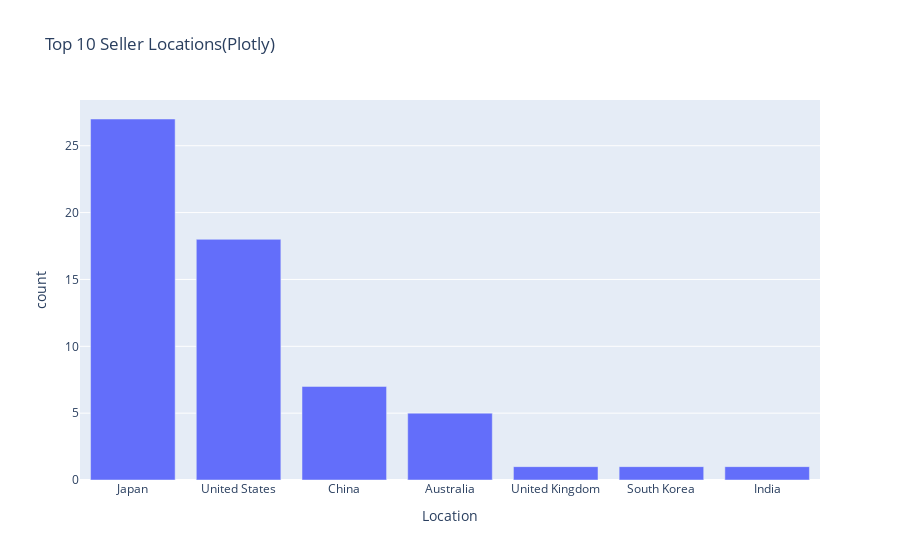

Notebook cell for this chart:
### Code cell
#Top 10 Seller Locations using plotly
fig = px.bar(top_locations.reset_index(),
             x="Location", y = "count",
             title = "Top 10 Seller Locations(Plotly)")
fig.show()

### Figure 1 — Plotly figure (JSON) as saved in the notebook; plotly's stock layout.template omitted (floating-point values rounded to 4 significant figures)
{"data": [{"hovertemplate": "Location=%{x}<br>count=%{y}<extra></extra>", "legendgroup": "", "marker": {"color": "#636efa", "pattern": {"shape": ""}}, "name": "", "orientation": "v", "showlegend": false, "textposition": "auto", "type": "bar", "x": ["Japan", "United States", "China", "Australia", "United Kingdom", "South Korea", "India"], "xaxis": "x", "y": [27, 18, 7, 5, 1, 1, 1], "yaxis": "y"}], "layout": {"barmode": "relative", "legend": {"tracegroupgap": 0}, "title": {"text": "Top 10 Seller Locations(Plotly)"}, "xaxis": {"anchor": "y", "domain": [0, 1], "title": {"text": "Location"}}, "yaxis": {"anchor": "x", "domain": [0, 1], "title": {"text": "count"}}}}
